Frame 1 (no input): blank canvas, image omitted
Frame 60 (the mouse pressed at the canvas centre just before this capture): blank canvas, image omitted
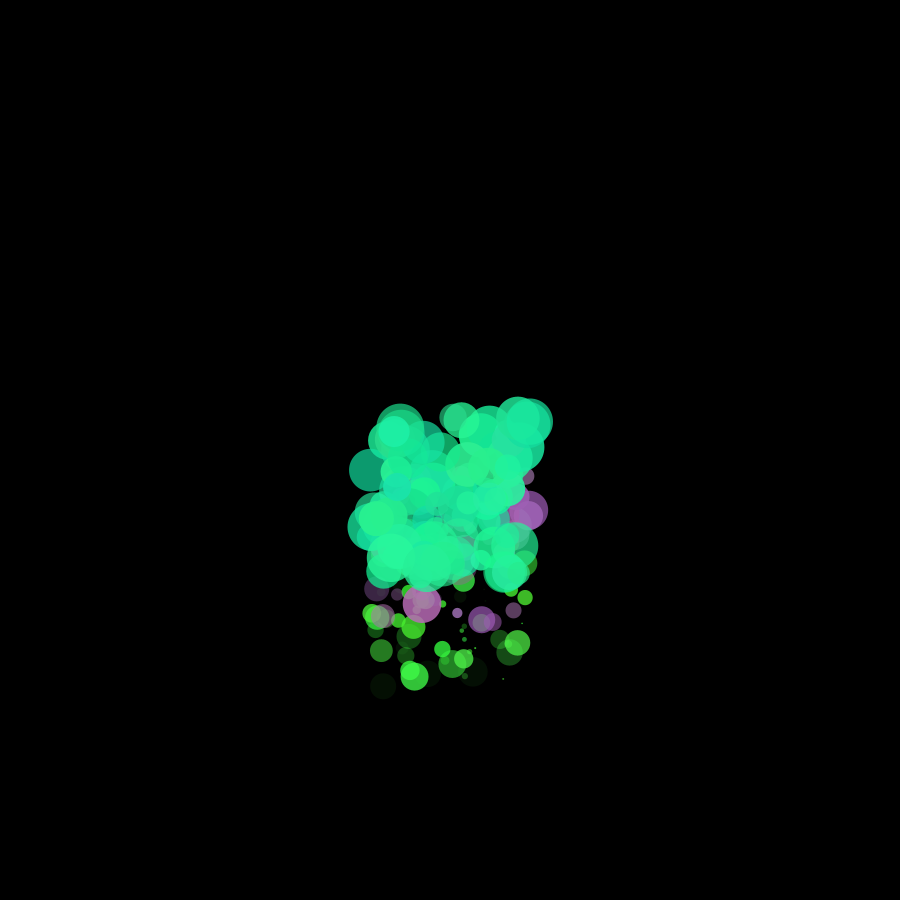
Frame 120 (the mouse held since frame 60 and released just before this capture)

The Processing sketch whose frames 1 and 60 were blank and that drew this single picture after the mouse press (run headless with seeded random() and noise(); from frame 60 on, the mouse is pressed at the canvas centre):

// Processing sketch: fireWorks
// ── fireWorks.pde
ArrayList<Particle> p;
int timer;

float speed;
int red;
int green;
int blue;
int numParticles;


void setup()
{
  size(900, 900);
  background(0);
  noStroke();
  p = new ArrayList<Particle>();
  timer = 0;
}

void draw()
{
  update();
  render();
}

void update()
{
  if (timer > 0)
  {
    timer--;
  }

  if (timer == 0 && mousePressed)
  {
    speed = random(1, 3.5);
    red = (int)random(0, 255);
    green = (int)random(0, 255);
    blue = (int)random(0, 255);
    numParticles = (int)random(30, 100);

    for (int i = 0; i < numParticles; i++)
    {
      p.add(new Particle(mouseX + random(-80, 80), mouseY + random(-80, 80), random(30, 60), speed, red + (int)random(-15, 16), green + (int)random(-15, 16), blue + (int)random(-15, 16), (int)random(1, 6)));
    }

    for (int i = p.size() - 1; i >= 0; i--)
    {
      Particle z = p.get(i);
      if (z.fade <= 0)
      {
        p.remove(i);
      }
    }

    timer = 20;
    println(p.size()); //prints the number of items in "p"
  }
}

void render()
{
  background(0);
  for (int i = 0; i < p.size(); i++)
  {
    Particle x = p.get(i);
    x.update();
    x.render();
  }
}

// ── Particle.pde
class Particle 
{
  private float xPosition;
  private float yPosition;
  private float speed;
  private float size;
  private int red;
  private int green;
  private int blue;
  private int fade;
  private int hide;


  Particle(float x, float y, float si, float sp, int r, int g, int b, int h)
  {
    xPosition = x;
    yPosition = y;
    size = si;
    speed = sp;
    red = r;
    green = g;
    blue = b;
    fade = 255;
    hide = h;
  }

  public void update()
  {
    yPosition += speed;

    if (size > 2)
    {
      size -= 0.5;
    }

    fade -= hide;
  }

  public void render()
  {
    fill(red, green, blue, fade);
    ellipse(xPosition, yPosition, size, size);
  }
}
